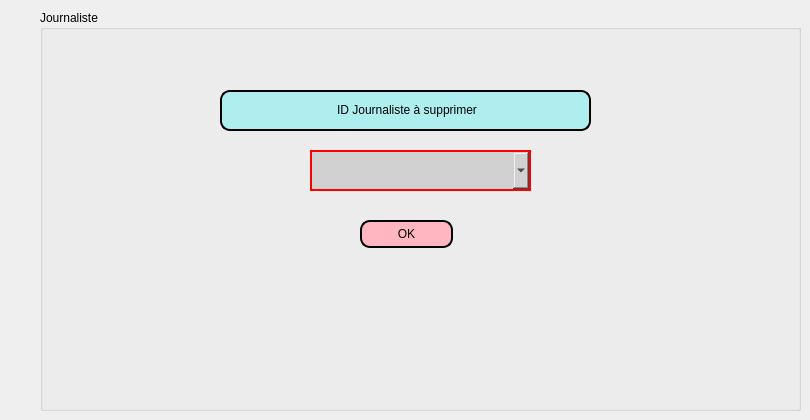
      <widget class="QWidget" name="tab_16">
       <attribute name="title">
        <string>Supprimer</string>
       </attribute>
       <widget class="QGroupBox" name="groupBox_3">
        <property name="geometry">
         <rect>
          <x>40</x>
          <y>10</y>
          <width>761</width>
          <height>401</height>
         </rect>
        </property>
        <property name="title">
         <string>Journaliste</string>
        </property>
        <widget class="QLabel" name="label">
         <property name="geometry">
          <rect>
           <x>180</x>
           <y>80</y>
           <width>371</width>
           <height>41</height>
          </rect>
         </property>
         <property name="styleSheet">
          <string notr="true">border: 2px solid black;
border-radius: 10px;
padding: 0 8px;
background: #AFEEEE;
font: bold, &quot;Comic Sans MS&quot;;;
text-align:center;</string>
         </property>
         <property name="text">
          <string>&lt;html&gt;&lt;head/&gt;&lt;body&gt;&lt;p align=&quot;center&quot;&gt;&lt;span style=&quot; font-size:9pt;&quot;&gt;ID Journaliste à supprimer&lt;/span&gt;&lt;/p&gt;&lt;/body&gt;&lt;/html&gt;</string>
         </property>
        </widget>
        <widget class="QPushButton" name="pushButton_supprimer_journaliste">
         <property name="geometry">
          <rect>
           <x>320</x>
           <y>210</y>
           <width>93</width>
           <height>28</height>
          </rect>
         </property>
         <property name="styleSheet">
          <string notr="true">border: 2px solid black;
border-radius: 10px;
padding: 0 8px;
background:#FFB6C1	;
font: bold, &quot;Comic Sans MS&quot;;
</string>
         </property>
         <property name="text">
          <string>OK</string>
         </property>
        </widget>
        <widget class="QComboBox" name="comboBox_ID_journaliste">
         <property name="geometry">
          <rect>
           <x>270</x>
           <y>140</y>
           <width>221</width>
           <height>41</height>
          </rect>
         </property>
         <property name="styleSheet">
          <string notr="true">border-width:2px;
border-style:solid;
border-color:red;
background: #d1d1d1;</string>
         </property>
        </widget>
       </widget>
      </widget>
